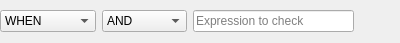
<?xml version="1.0" encoding="UTF-8"?>
<ui version="4.0">
 <class>ConditionBox</class>
 <widget class="QWidget" name="ConditionBox">
  <property name="geometry">
   <rect>
    <x>0</x>
    <y>0</y>
    <width>400</width>
    <height>43</height>
   </rect>
  </property>
  <property name="windowTitle">
   <string notr="true">Form</string>
  </property>
  <layout class="QHBoxLayout" name="horizontalLayout">
   <property name="leftMargin">
    <number>0</number>
   </property>
   <property name="topMargin">
    <number>0</number>
   </property>
   <property name="rightMargin">
    <number>0</number>
   </property>
   <property name="bottomMargin">
    <number>0</number>
   </property>
   <item>
    <widget class="QComboBox" name="whenComboBox">
     <item>
      <property name="text">
       <string>WHEN</string>
      </property>
     </item>
     <item>
      <property name="text">
       <string>WHEN NOT</string>
      </property>
     </item>
    </widget>
   </item>
   <item>
    <widget class="QComboBox" name="comboBox">
     <item>
      <property name="text">
       <string>AND</string>
      </property>
     </item>
     <item>
      <property name="text">
       <string>OR</string>
      </property>
     </item>
     <item>
      <property name="text">
       <string>XOR</string>
      </property>
     </item>
     <item>
      <property name="text">
       <string>AND NOT</string>
      </property>
     </item>
     <item>
      <property name="text">
       <string>OR NOT</string>
      </property>
     </item>
     <item>
      <property name="text">
       <string>XOR NOT</string>
      </property>
     </item>
    </widget>
   </item>
   <item>
    <widget class="ExpressionLineEdit" name="expressionBox">
     <property name="placeholderText">
      <string>Expression to check</string>
     </property>
    </widget>
   </item>
   <item>
    <widget class="QPushButton" name="removeButton">
     <property name="text">
      <string/>
     </property>
     <property name="icon">
      <iconset theme="list-remove"/>
     </property>
     <property name="flat">
      <bool>true</bool>
     </property>
    </widget>
   </item>
  </layout>
 </widget>
 <customwidgets>
  <customwidget>
   <class>ExpressionLineEdit</class>
   <extends>QLineEdit</extends>
   <header>expressionlineedit.h</header>
   <slots>
    <signal>expressionUpdated(QString)</signal>
   </slots>
  </customwidget>
 </customwidgets>
 <resources/>
 <connections/>
</ui>
